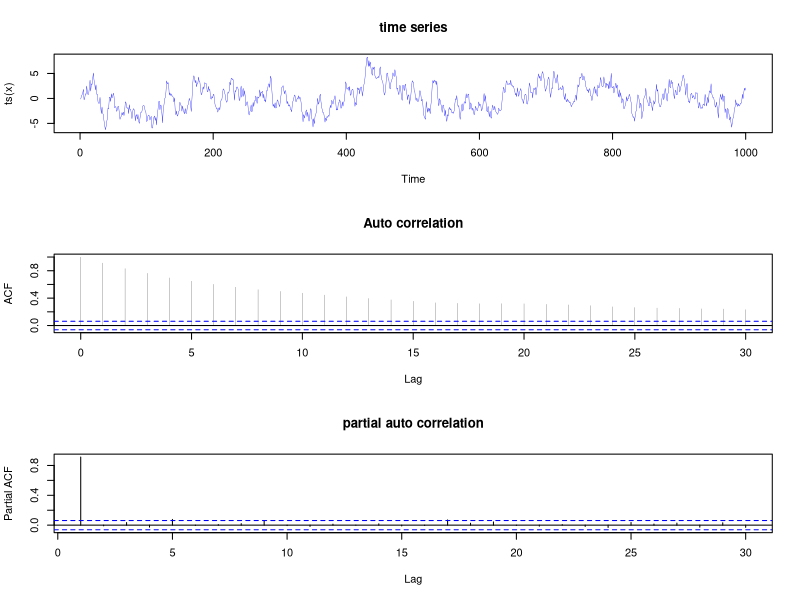

This figure's R source:
set.seed(2021)
x= NULL
z= rnorm(1000,0,1)
x[1]=z[1]
for (i in 2:1000){x[i]=z[i]+0.9*x[i-1]}

par(mfrow=c(3,1))
plot(ts(x), main='time series',lwd=0.3,col='blue') 
acf(x, main='Auto correlation', lwd=0.2)
pacf(x,main='partial auto correlation')